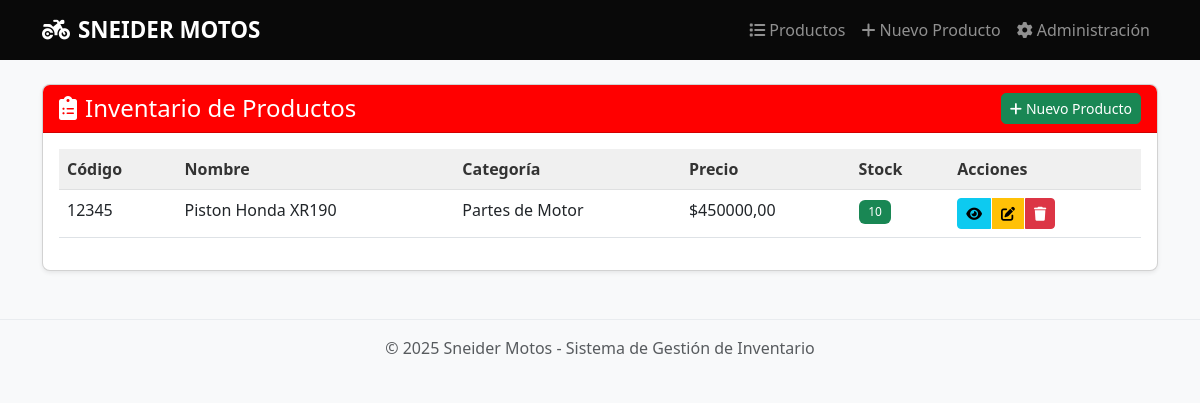
/productos/, run on the app's committed database.
### productos/models.py (models this page shows, shortened)
class Producto(models.Model):
    nombre = models.CharField(max_length=200)
    codigo = models.CharField(max_length=50, unique=True)
    descripcion = models.TextField(blank=True)
    precio = models.DecimalField(max_digits=10, decimal_places=2)
    stock = models.PositiveIntegerField(default=0)
    categoria = models.ForeignKey(Categoria, on_delete=models.CASCADE, related_name='productos')
    fecha_creacion = models.DateTimeField(auto_now_add=True)
    fecha_actualizacion = models.DateTimeField(auto_now=True)

class Categoria(models.Model):
    nombre = models.CharField(max_length=100)
    def __str__(self):
        return self.nombre

### productos/views.py (the view)
# urls.py: path('', views.ProductoListView.as_view(), name='producto-list'),
class ProductoListView(ListView):
    model = Producto
    context_object_name = 'productos'
    template_name = 'productos/producto_list.html'
    ordering = ['-fecha_actualizacion']

### productos/templates/productos/producto_list.html
{% extends 'productos/base.html' %}
{% block content %}
<div class="card shadow">
    <div class="card-header bg-primary text-white d-flex justify-content-between align-items-center">
        <h4 class="mb-0"><i class="fas fa-clipboard-list me-2"></i>Inventario de Productos</h4>
        <a href="{% url 'producto-create' %}" class="btn btn-success btn-sm">
            <i class="fas fa-plus me-1"></i>Nuevo Producto
        </a>
    </div>
    <div class="card-body">
        <div class="table-responsive">
            <table class="table table-hover">
                <thead class="table-light">
                    <tr>
                        <th>Código</th>
                        <th>Nombre</th>
                        <th>Categoría</th>
                        <th>Precio</th>
                        <th>Stock</th>
                        <th>Acciones</th>
                    </tr>
                </thead>
                <tbody>
                    {% for producto in productos %}
                    <tr>
                        <td>{{ producto.codigo }}</td>
                        <td>{{ producto.nombre }}</td>
                        <td>{{ producto.categoria }}</td>
                        <td>${{ producto.precio }}</td>
                        <td>
                            {% if producto.stock > 0 %}
                                <span class="badge bg-success">{{ producto.stock }}</span>
                            {% else %}
                                <span class="badge bg-danger">Agotado</span>
                            {% endif %}
                        </td>
                        <td>
                            <div class="btn-group btn-group-sm">
                                <a href="{% url 'producto-detail' producto.pk %}" class="btn btn-info">
                                    <i class="fas fa-eye"></i>
                                </a>
                                <a href="{% url 'producto-update' producto.pk %}" class="btn btn-warning">
                                    <i class="fas fa-edit"></i>
                                </a>
                                <a href="{% url 'producto-delete' producto.pk %}" class="btn btn-danger">
                                    <i class="fas fa-trash"></i>
                                </a>
                            </div>
                        </td>
                    </tr>
                    {% empty %}
                    <tr>
                        <td colspan="6" class="text-center">No hay productos registrados.</td>
                    </tr>
                    {% endfor %}
                </tbody>
            </table>
        </div>
    </div>
</div>
{% endblock %}

### productos/static/css/main.css (style rules this page uses)
body { background-color: #f8f9fa; font-family: 'Segoe UI', Tahoma, Geneva, Verdana, sans-serif; }
.card { border-radius: 8px; overflow: hidden; margin-bottom: 20px; }
.card-header { font-weight: 600; }
.table thead th { background-color: #f0f0f0; color: #333; font-weight: 600; }
.btn { border-radius: 5px; font-weight: 500; }
.btn-group .btn { border-radius: 4px; margin-right: 2px; }
.btn, .card { transition: all 0.2s ease-in-out; }
.badge { padding: 0.5em 0.8em; font-weight: 500; }
.shadow { box-shadow: 0 0.125rem 0.25rem rgba(0, 0, 0, 0.075) !important; }
.card-header.bg-primary { background-color: red !important; color: white; font-weight: 600; }

### data on the page
Producto: codigo "12345", nombre "Piston Honda XR190", categoria "Partes de Motor", precio "450000,00", stock "10"
